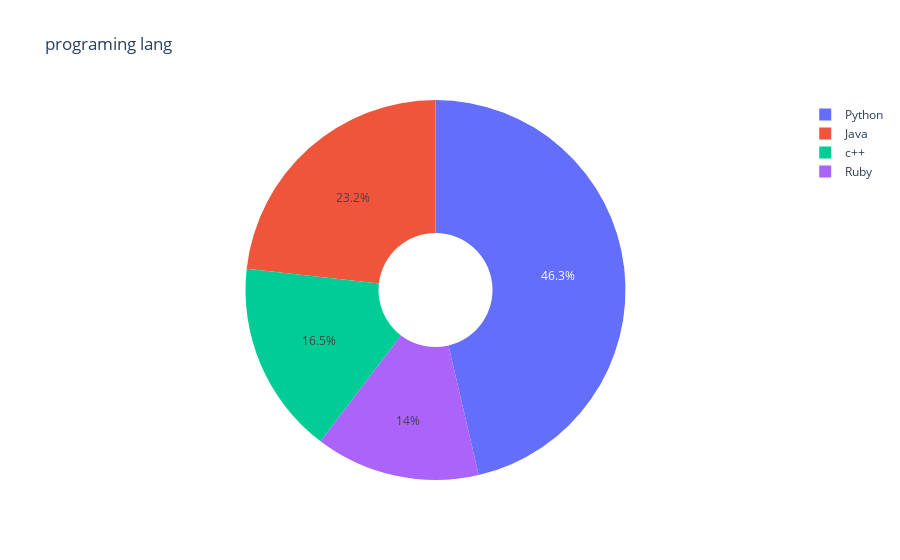

Notebook source saved alongside this figure:
### Code cell
fig=px.pie( values=x, names=programs, title='programing lang ',hole=0.3)
fig.show()

### Figure 1 — Plotly figure (JSON) as saved in the notebook; plotly's stock layout.template omitted (floating-point values rounded to 4 significant figures)
{"data": [{"domain": {"x": [0, 1], "y": [0, 1]}, "hole": 0.3, "hovertemplate": "label=%{label}<br>value=%{value}<extra></extra>", "labels": ["Ruby", "c++", "Python", "Java"], "legendgroup": "", "name": "", "showlegend": true, "type": "pie", "values": [18.25, 21.45, 60.43, 30.26]}], "layout": {"legend": {"tracegroupgap": 0}, "title": {"text": "programing lang "}}}
